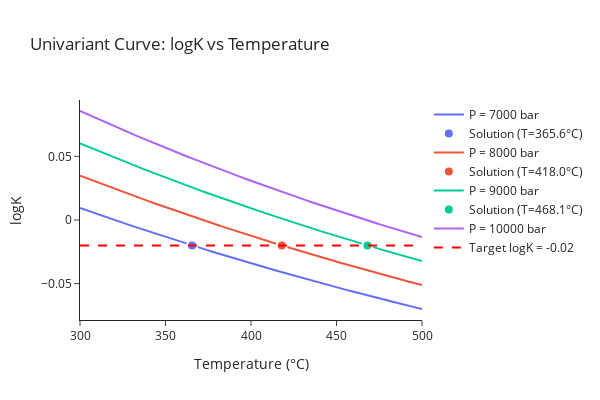
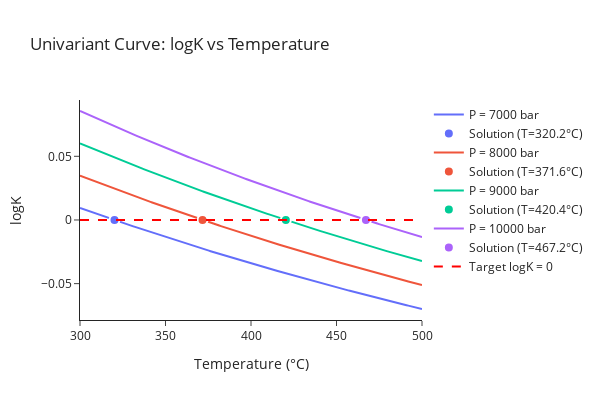

Notebook source saved alongside these figures, in order:
### Markdown cell above
It is possible to solve for multiple logK values at once:

### Code cell
out = unicurve(solve="T", # solving for temperature
               logK=[-0.02, 0], # desired logK values
               species=["calcite", "aragonite"], # chemical species
               state=["cr", "cr"], # aq, gas, liq, cr
               coeff=[-1, 1], # reaction stoichiometry (negative for reactants, positive for products)
               pressures=[7000, 8000, 9000, 10000], # the pressures used to calculate temperature
               minT=300, maxT=500, # the minimum and maximum in a range of temperatures to search
               plot_it=True, # visualize results
               messages=False, # print messages
               )

### Figure 1 — Plotly figure (JSON) as saved in the notebook; plotly's stock layout.template omitted (floating-point values rounded to 4 significant figures; data arrays with more than 128 entries replaced by an {"elided": "..."} marker saying what was removed)
{"data": [{"hovertemplate": "P=%{text} bar<br>T=%{x:.2f}°C<br>logK=%{y:.6f}<extra></extra>", "line": {"color": "#636EFA", "width": 2}, "mode": "lines", "name": "P = 7000 bar", "text": {"elided": "200 str values"}, "type": "scatter", "x": {"elided": "200 float values"}, "y": {"elided": "200 float values"}}, {"hovertemplate": "Solution<br>P=7000 bar<br>T=%{x:.2f}°C<br>logK=-0.020000<extra></extra>", "marker": {"color": "#636EFA", "line": {"color": "white", "width": 2}, "size": 10, "symbol": "circle"}, "mode": "markers", "name": "Solution (T=365.6°C)", "type": "scatter", "x": [365.6], "y": [-0.02]}, {"hovertemplate": "P=%{text} bar<br>T=%{x:.2f}°C<br>logK=%{y:.6f}<extra></extra>", "line": {"color": "#EF553B", "width": 2}, "mode": "lines", "name": "P = 8000 bar", "text": {"elided": "200 str values"}, "type": "scatter", "x": {"elided": "200 float values"}, "y": {"elided": "200 float values"}}, {"hovertemplate": "Solution<br>P=8000 bar<br>T=%{x:.2f}°C<br>logK=-0.020000<extra></extra>", "marker": {"color": "#EF553B", "line": {"color": "white", "width": 2}, "size": 10, "symbol": "circle"}, "mode": "markers", "name": "Solution (T=418.0°C)", "type": "scatter", "x": [418.0], "y": [-0.02]}, {"hovertemplate": "P=%{text} bar<br>T=%{x:.2f}°C<br>logK=%{y:.6f}<extra></extra>", "line": {"color": "#00CC96", "width": 2}, "mode": "lines", "name": "P = 9000 bar", "text": {"elided": "200 str values"}, "type": "scatter", "x": {"elided": "200 float values"}, "y": {"elided": "200 float values"}}, {"hovertemplate": "Solution<br>P=9000 bar<br>T=%{x:.2f}°C<br>logK=-0.020000<extra></extra>", "marker": {"color": "#00CC96", "line": {"color": "white", "width": 2}, "size": 10, "symbol": "circle"}, "mode": "markers", "name": "Solution (T=468.1°C)", "type": "scatter", "x": [468.1], "y": [-0.02]}, {"hovertemplate": "P=%{text} bar<br>T=%{x:.2f}°C<br>logK=%{y:.6f}<extra></extra>", "line": {"color": "#AB63FA", "width": 2}, "mode": "lines", "name": "P = 10000 bar", "text": {"elided": "200 str values"}, "type": "scatter", "x": {"elided": "200 float values"}, "y": {"elided": "200 float values"}}, {"hovertemplate": "Target logK=-0.020000<extra></extra>", "line": {"color": "red", "dash": "dash", "width": 2}, "mode": "lines", "name": "Target logK = -0.02", "type": "scatter", "x": [300, 500], "y": [-0.02, -0.02]}], "layout": {"height": 400, "hoverlabel": {"bgcolor": "white"}, "showlegend": true, "title": {"text": "Univariant Curve: logK vs Temperature"}, "width": 600, "xaxis": {"autorange": true, "range": [300, 500], "title": {"text": "Temperature (°C)"}, "type": "linear"}, "yaxis": {"autorange": true, "range": [-0.07855, 0.09422], "title": {"text": "logK"}, "type": "linear"}}}

### Figure 2 — Plotly figure (JSON) as saved in the notebook; plotly's stock layout.template omitted (floating-point values rounded to 4 significant figures; data arrays with more than 128 entries replaced by an {"elided": "..."} marker saying what was removed)
{"data": [{"hovertemplate": "P=%{text} bar<br>T=%{x:.2f}°C<br>logK=%{y:.6f}<extra></extra>", "line": {"color": "#636EFA", "width": 2}, "mode": "lines", "name": "P = 7000 bar", "text": {"elided": "200 str values"}, "type": "scatter", "x": {"elided": "200 float values"}, "y": {"elided": "200 float values"}}, {"hovertemplate": "Solution<br>P=7000 bar<br>T=%{x:.2f}°C<br>logK=0.000000<extra></extra>", "marker": {"color": "#636EFA", "line": {"color": "white", "width": 2}, "size": 10, "symbol": "circle"}, "mode": "markers", "name": "Solution (T=320.2°C)", "type": "scatter", "x": [320.2], "y": [0]}, {"hovertemplate": "P=%{text} bar<br>T=%{x:.2f}°C<br>logK=%{y:.6f}<extra></extra>", "line": {"color": "#EF553B", "width": 2}, "mode": "lines", "name": "P = 8000 bar", "text": {"elided": "200 str values"}, "type": "scatter", "x": {"elided": "200 float values"}, "y": {"elided": "200 float values"}}, {"hovertemplate": "Solution<br>P=8000 bar<br>T=%{x:.2f}°C<br>logK=0.000000<extra></extra>", "marker": {"color": "#EF553B", "line": {"color": "white", "width": 2}, "size": 10, "symbol": "circle"}, "mode": "markers", "name": "Solution (T=371.6°C)", "type": "scatter", "x": [371.6], "y": [0]}, {"hovertemplate": "P=%{text} bar<br>T=%{x:.2f}°C<br>logK=%{y:.6f}<extra></extra>", "line": {"color": "#00CC96", "width": 2}, "mode": "lines", "name": "P = 9000 bar", "text": {"elided": "200 str values"}, "type": "scatter", "x": {"elided": "200 float values"}, "y": {"elided": "200 float values"}}, {"hovertemplate": "Solution<br>P=9000 bar<br>T=%{x:.2f}°C<br>logK=0.000000<extra></extra>", "marker": {"color": "#00CC96", "line": {"color": "white", "width": 2}, "size": 10, "symbol": "circle"}, "mode": "markers", "name": "Solution (T=420.4°C)", "type": "scatter", "x": [420.4], "y": [0]}, {"hovertemplate": "P=%{text} bar<br>T=%{x:.2f}°C<br>logK=%{y:.6f}<extra></extra>", "line": {"color": "#AB63FA", "width": 2}, "mode": "lines", "name": "P = 10000 bar", "text": {"elided": "200 str values"}, "type": "scatter", "x": {"elided": "200 float values"}, "y": {"elided": "200 float values"}}, {"hovertemplate": "Solution<br>P=10000 bar<br>T=%{x:.2f}°C<br>logK=0.000000<extra></extra>", "marker": {"color": "#AB63FA", "line": {"color": "white", "width": 2}, "size": 10, "symbol": "circle"}, "mode": "markers", "name": "Solution (T=467.2°C)", "type": "scatter", "x": [467.2], "y": [0]}, {"hovertemplate": "Target logK=0.000000<extra></extra>", "line": {"color": "red", "dash": "dash", "width": 2}, "mode": "lines", "name": "Target logK = 0", "type": "scatter", "x": [300, 500], "y": [0, 0]}], "layout": {"height": 400, "hoverlabel": {"bgcolor": "white"}, "showlegend": true, "title": {"text": "Univariant Curve: logK vs Temperature"}, "width": 600, "xaxis": {"autorange": true, "range": [300, 500], "title": {"text": "Temperature (°C)"}, "type": "linear"}, "yaxis": {"autorange": true, "range": [-0.07855, 0.09422], "title": {"text": "logK"}, "type": "linear"}}}
